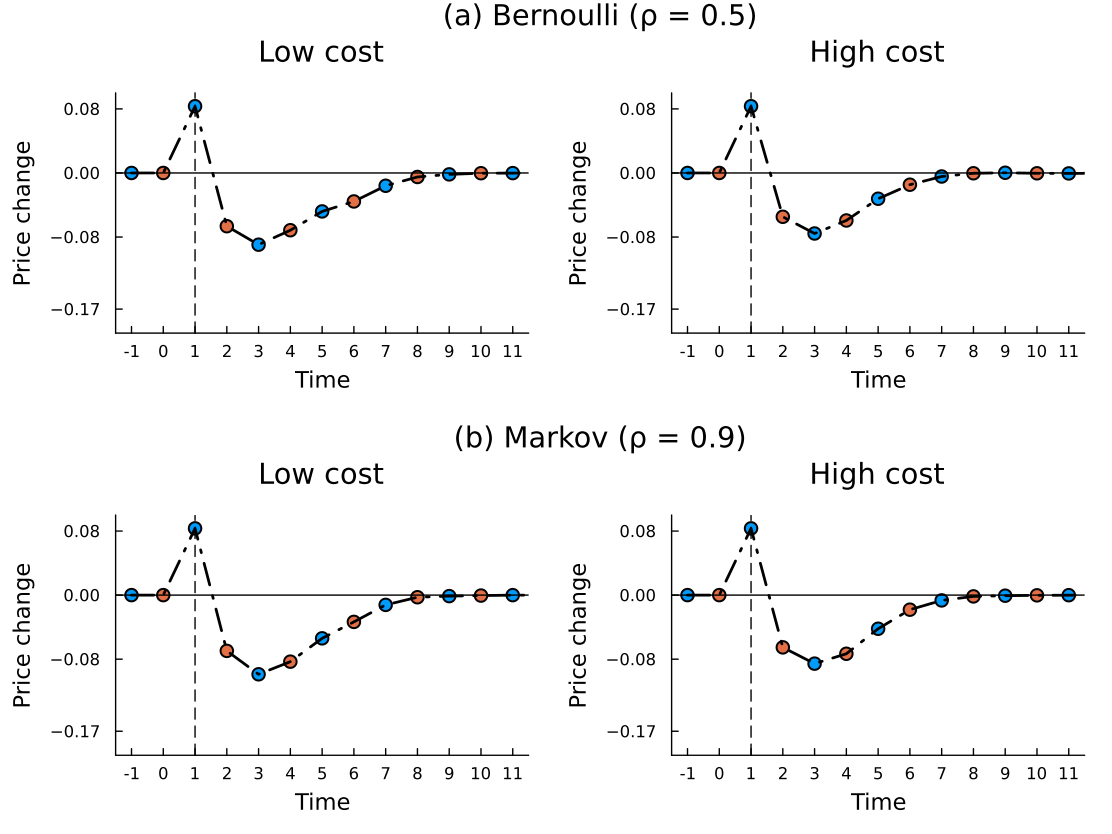

Generate this figure with Julia:
#############################
## FIGURE C.2: Price hikes ##
#############################

# set working directory
root_dir = ".../code_IJIO/";
code_dir = joinpath(root_dir, "code");
figure_table_appendix_dir = joinpath(root_dir, "figures_tables_appendix");
data_dir = joinpath(root_dir, "data_simulation");

cd(figure_table_appendix_dir);

# load packages
using Pkg
required_packages = ["Plots", "StatsPlots", "Statistics", "DelimitedFiles", "Serialization","JLD2","Revise","Measures","Random","NaNStatistics"]
for pkg in required_packages
    try
        @eval using $(Symbol(pkg))
    catch
        println("Installing missing package: $pkg")
        Pkg.add(pkg)
        @eval using $(Symbol(pkg))
    end
end


# load data 
include(joinpath(code_dir, "init_stochastic.jl"));
@load joinpath(data_dir, "outcomes_stochastic.jld2") game Q_matrix profits actions cost t_final bf;

Revise.revise()
include("price_deviation_analysis.jl")
T=20;

table, price_serie_mean, p_serie_mean, p_diff = price_deviation_analysis(game, bf, T, "price_hike")
X = Array{Any}(undef, game.dim_C, game.dim_rho);
tt=["Low cost" "High cost";"Low cost" "High cost"];
default_blue = palette(:auto)[1];
default_red = palette(:auto)[2];

for c=1:game.dim_C
    for r=1:game.dim_rho
        X[c,r]=scatter(collect(1:2:T), price_serie_mean[1,1:2:T,c,r],label="",markersize=5,title=tt[r,c]) #deviating agent
        scatter!(collect(2:2:T), price_serie_mean[2,2:2:T,c,r],ylim=(-.2,.1),label="",yticks=(round.(collect(-3/game.k : 1/game.k : 3/game.k), digits=2)),markersize=5) #deviating agent
        plot!(collect(1:1:T), p_serie_mean[:,c,r], label="",linestyle = :dashdot,  color= :black, grid = false,xlabel="Time", ylabel="Price change",fillalpha=.2,xlim=(0.5,13.5),xticks=collect(1:1:10),linewidth=2)
        hline!([0], linestyle = :solid,  color= :black, label = "",xticks = (1:13, -1:11))
        vline!([3], linestyle = :dash,  color= :black, label = "")
    end
end

title1 = plot(title = "(a) Bernoulli (ρ = $(game.rho[1]))", grid = false, showaxis = false, bottom_margin = -50Plots.px)
title2 = plot(title = "(b) Markov (ρ = $(game.rho[2]))", grid = false, showaxis = false, bottom_margin = -50Plots.px)
title3 = plot(title = "", grid = false, showaxis = false, bottom_margin = -80Plots.px)
plot(title1, X[1,1], X[2,1], title3, title2, X[1,2], X[2,2], layout = @layout([A{0.02h}; [B C]; D{0.1h}; E{0.02h}; [F G]]), grid = false,margin=3mm)
plot!(size=(800,600))
savefig("figure_C2.pdf")
